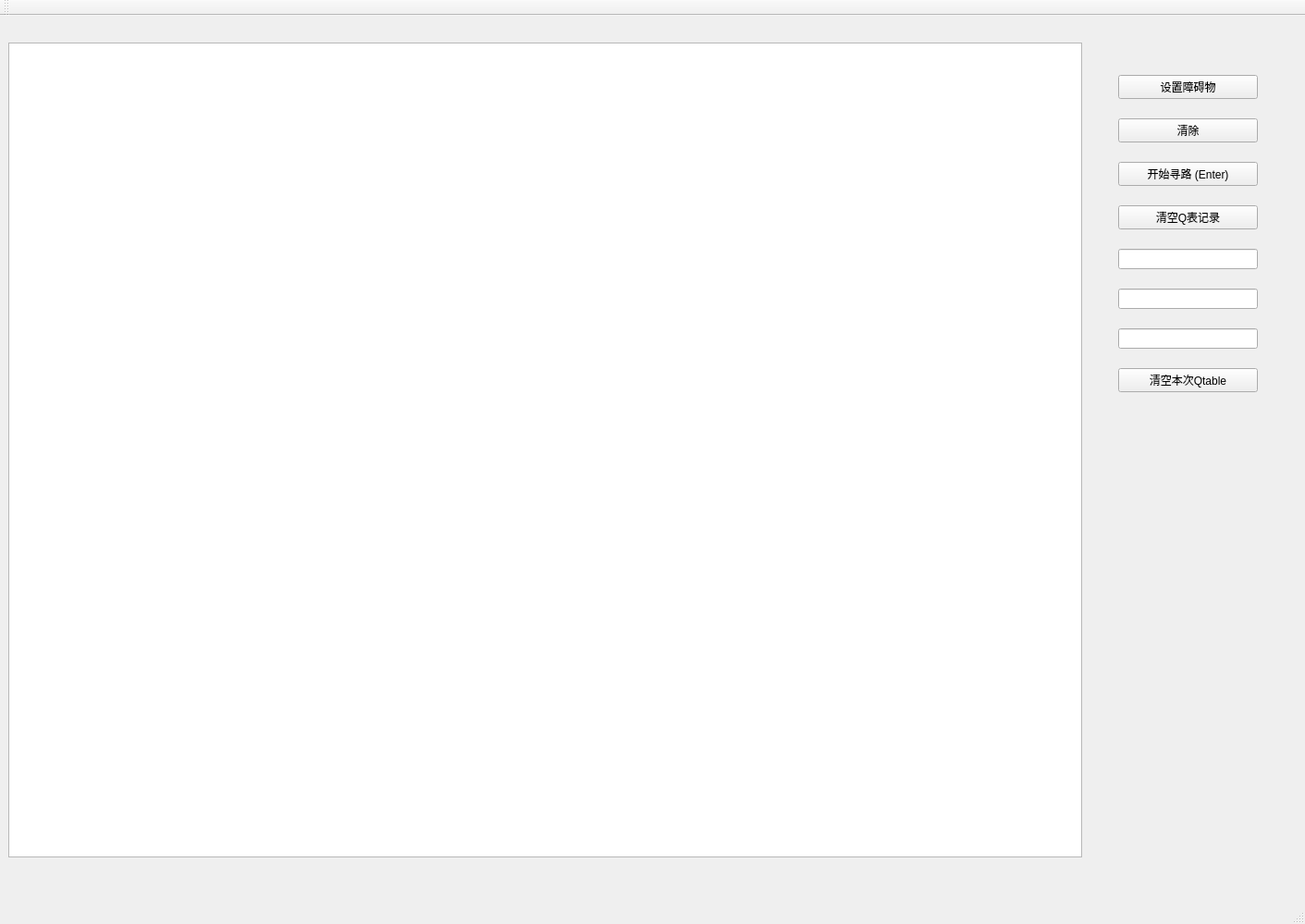
<?xml version="1.0" encoding="UTF-8"?>
<ui version="4.0">
 <class>MainWindow</class>
 <widget class="QMainWindow" name="MainWindow">
  <property name="geometry">
   <rect>
    <x>0</x>
    <y>0</y>
    <width>1411</width>
    <height>999</height>
   </rect>
  </property>
  <property name="windowTitle">
   <string>MainWindow</string>
  </property>
  <property name="layoutDirection">
   <enum>Qt::LeftToRight</enum>
  </property>
  <widget class="QWidget" name="centralwidget">
   <layout class="QHBoxLayout" name="horizontalLayout">
    <item>
     <widget class="QWidget" name="widget_2" native="true">
      <widget class="QTableWidget" name="tableWidget">
       <property name="geometry">
        <rect>
         <x>0</x>
         <y>20</y>
         <width>1161</width>
         <height>881</height>
        </rect>
       </property>
      </widget>
      <widget class="QWidget" name="widget" native="true">
       <property name="geometry">
        <rect>
         <x>1200</x>
         <y>40</y>
         <width>151</width>
         <height>381</height>
        </rect>
       </property>
       <layout class="QVBoxLayout" name="verticalLayout">
        <item>
         <widget class="QPushButton" name="pushButton_barrier">
          <property name="text">
           <string>设置障碍物</string>
          </property>
         </widget>
        </item>
        <item>
         <widget class="QPushButton" name="pushButton_clear">
          <property name="text">
           <string>清除</string>
          </property>
         </widget>
        </item>
        <item>
         <widget class="QPushButton" name="pushButton_find">
          <property name="text">
           <string>开始寻路 (Enter)</string>
          </property>
         </widget>
        </item>
        <item>
         <widget class="QPushButton" name="pushButton">
          <property name="text">
           <string>清空Q表记录</string>
          </property>
         </widget>
        </item>
        <item>
         <widget class="QLineEdit" name="lineEdit">
          <property name="text">
           <string/>
          </property>
         </widget>
        </item>
        <item>
         <widget class="QLineEdit" name="lineEdit_2"/>
        </item>
        <item>
         <widget class="QLineEdit" name="lineEdit_wintimes"/>
        </item>
        <item>
         <widget class="QPushButton" name="pushButton_cliQ">
          <property name="text">
           <string>清空本次Qtable</string>
          </property>
         </widget>
        </item>
       </layout>
      </widget>
      <widget class="QLabel" name="label">
       <property name="geometry">
        <rect>
         <x>1170</x>
         <y>400</y>
         <width>129</width>
         <height>100</height>
        </rect>
       </property>
       <property name="text">
        <string/>
       </property>
       <property name="textFormat">
        <enum>Qt::AutoText</enum>
       </property>
      </widget>
     </widget>
    </item>
   </layout>
  </widget>
  <widget class="QMenuBar" name="menubar">
   <property name="geometry">
    <rect>
     <x>0</x>
     <y>0</y>
     <width>1411</width>
     <height>26</height>
    </rect>
   </property>
  </widget>
  <widget class="QStatusBar" name="statusbar"/>
  <widget class="QToolBar" name="toolBar">
   <property name="windowTitle">
    <string>toolBar</string>
   </property>
   <attribute name="toolBarArea">
    <enum>TopToolBarArea</enum>
   </attribute>
   <attribute name="toolBarBreak">
    <bool>false</bool>
   </attribute>
  </widget>
 </widget>
 <resources/>
 <connections/>
</ui>
